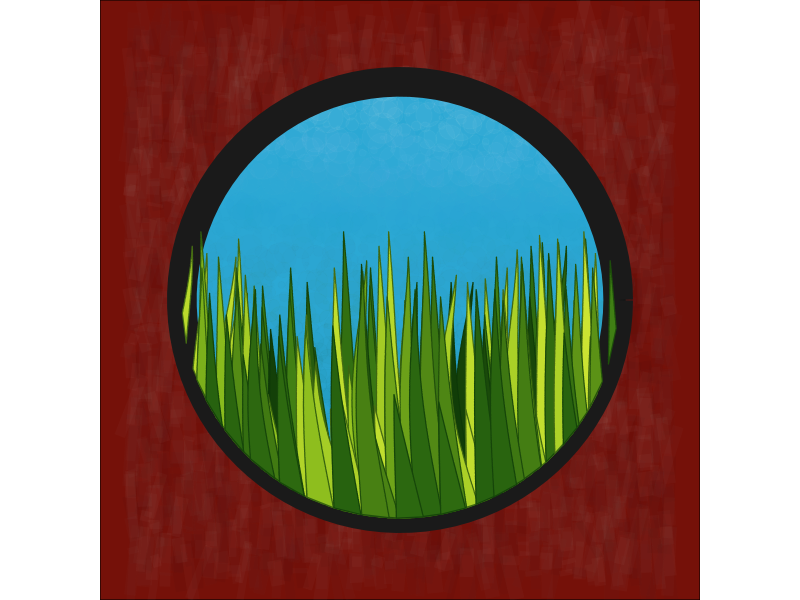
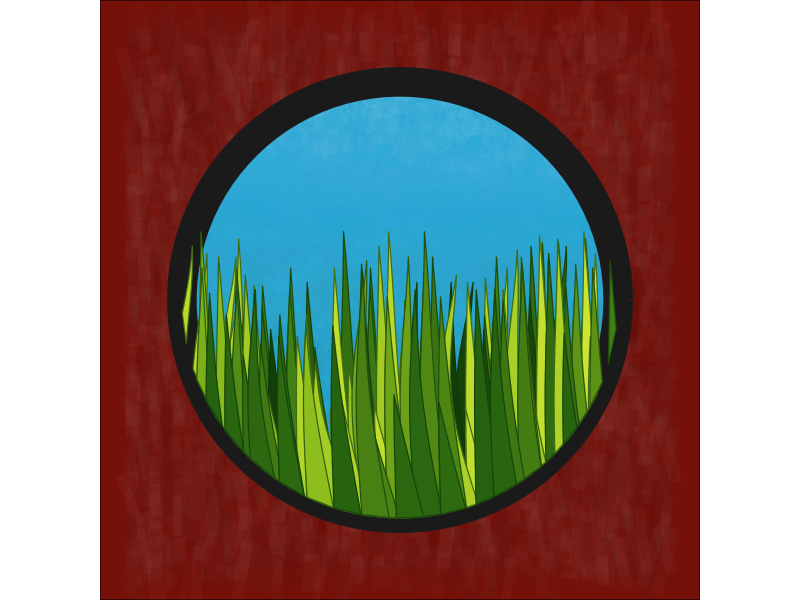

The R script that drew these images, in order:
library(tidyverse)

n = 150
grass_height = sample(seq(3,6.25, length.out = 50), n, replace = TRUE)
grass_level = 1
waviness = sample(seq(5,50, length.out = 25), n, replace = TRUE)
direction = c("left", "right")
grass_color = c("#A3CB25", "#CEE633", "#88BB1D", "#26610F", "#428115","#0C3607")
border_color = map_chr(grass_color, ~colorRampPalette(c(.x, "#0C3607"))(10)[7])
sky_color = c("#003D59", "#167070", "#44857D", "#2BA8D4")
x_trans <- sample(seq(1,9, length.out = 50), n, replace = TRUE)


list_opts <- list(grass_height,
                  grass_level,
                  waviness,
                  x_trans,
                  colorRampPalette(grass_color)(n),
                  colorRampPalette(border_color)(n),
                  1:n)

theta <- seq(0,2*pi, length.out = 100)

circle <- tibble(x = (cos(theta)*4) + 5,
                 y = (sin(theta)*4) + 5)

grass <- pmap_df(list_opts, ~tibble(y = c(seq(..2,..1,length.out = 1000),
                                          seq(..1,..2, length.out = 1000),
                                          ..2),
                                    x = cos(y)/..3) |>
                   mutate(x = x + c(rep(0,1000),
                                    seq(0,.5, length.out = 1000),
                                    0),
                          group = paste0("plant",..7),
                          fill = ..5,
                          color = ..6,
                          x = x + ..4)) |>
  mutate(logic = sp::point.in.polygon(x,y, circle$x, circle$y)) |>
  filter(logic == 1)




texture <- tibble(crossing(x = seq(0,10, length.out = 50),
                  y = seq(0,10, length.out = 50))) |>
  mutate(logic = sp::point.in.polygon(x,y, circle$x, circle$y)) |>
  filter(logic == 1) 
texture <- texture |>
  arrange(y) |>
  mutate(color = colorRampPalette(c(sky_color, "#ffffff"))(nrow(texture)))

back_texture <- tibble(crossing(x = seq(0,10, length.out = 50),
                                y = seq(0,10, length.out = 50)))

grass |>
  ggplot(aes(x,y, group = group))+
  theme_void()+
  theme(plot.background = element_rect(fill = "#751109"))+
  geom_path(data = back_texture, 
            aes(group = y), 
            alpha = .03,
            position = position_jitter(width = .05, height = .04),
            size = sample(seq(1,25, length.out = nrow(back_texture))), 
            color = sample(colorRampPalette(c("#000000", "#ffffff"))(nrow(back_texture))))+
  geom_polygon(data = circle, aes(x,y), inherit.aes = FALSE, fill = sky_color[4], color = "#000000", size =5)+
  geom_point(data = texture, aes(x,y, group = x),
             position = position_jitter(width =.05, height = .06), color = texture$color, inherit.aes = FALSE,  size = sample(1:10, nrow(texture), replace = TRUE), alpha = .04)+
  geom_path(data = circle, aes(x,y), inherit.aes = FALSE, color = "#1a1a1a", size = 10)+
  geom_polygon(fill = grass$fill, color = grass$color, linewidth = .4, position = position_jitter(width = .003, height = .001))+
  coord_equal(xlim = c(0,10), ylim = c(0,10))


ggsave("plants_5.png",
       dev = "png",
       dpi = 300,
       bg = "transparent")
